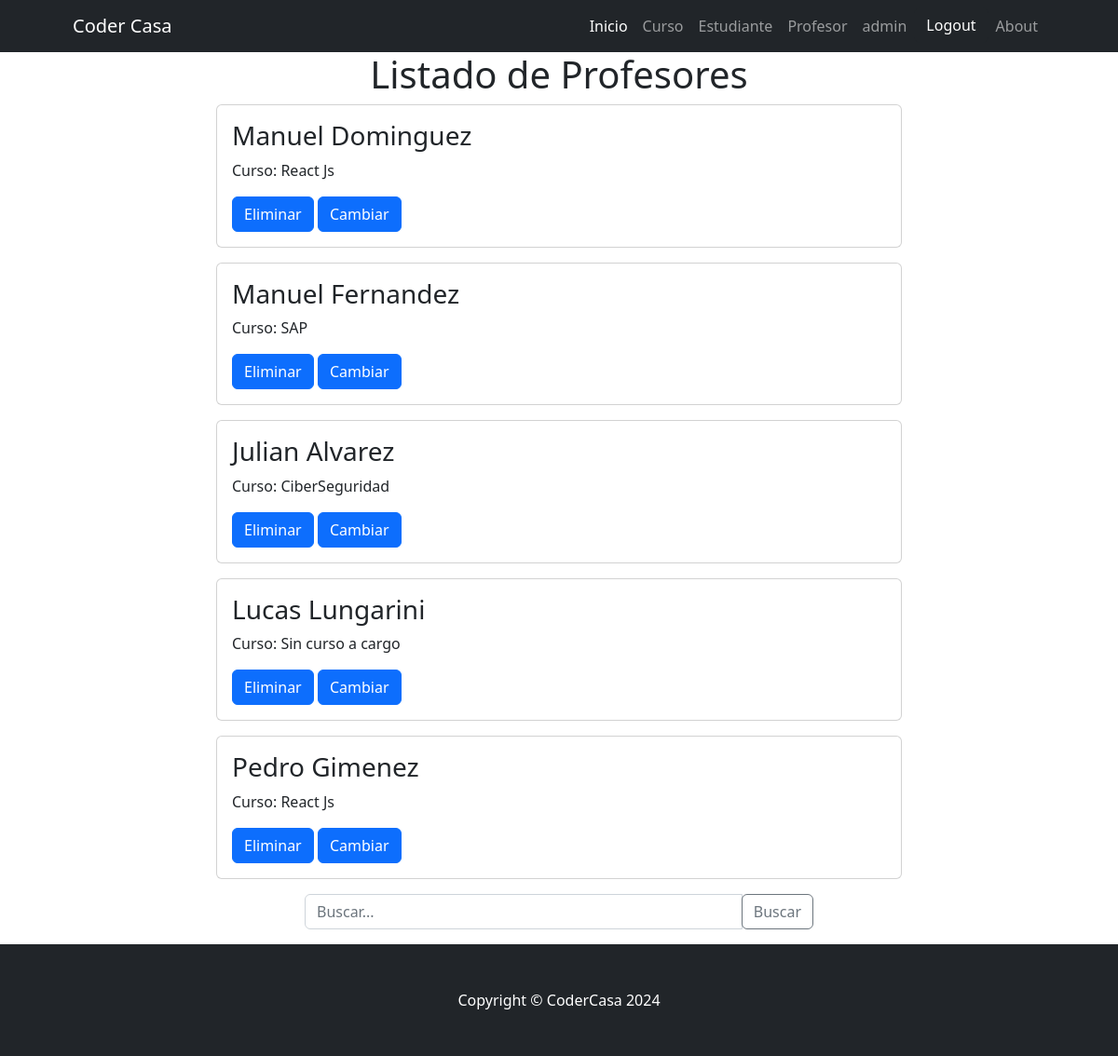
The app's page /Clase/profesor_list (signed in) with its own data.
### Clase/models.py (models this page shows, shortened)
class Profesor(models.Model):
    nombre = models.CharField(max_length=255)
    apellido = models.CharField(max_length=255)
    materia = models.ForeignKey(Curso, on_delete=models.SET_NULL,null=True)
    class Meta:
        verbose_name = "Profesor"
        verbose_name_plural = "Profesores"

class Curso(models.Model):
    nombre = models.CharField(max_length=255, unique=True)
    detalle = models.CharField(max_length=800,null=True, blank=True)
    def __str__(self) -> str:
        return self.nombre
    class Meta:
        verbose_name = "Curso"
        verbose_name_plural = "Cursos"

### Clase/views.py (the view)
# urls.py: path("profesor_list", profesor_list,name="profesor_list" ),
def profesor_list(request):
    busqueda = request.GET.get("busqueda",None)
    if busqueda:
        print(busqueda)
        consulta = Profesor.objects.filter(nombre__icontains=busqueda)
    else:
       consulta = Profesor.objects.all()
    contexto = {"profesores": consulta}
    return render(request,"Clase/profesor_list.html", contexto)

### Clase/templates/Clase/profesor_list.html (shortened to what this page needs)
{% extends 'core/base.html' %}
{% block content %}
<center>
<h1>Listado de Profesores</h1>
</center>
<div class="container">
    <div class="row justify-content-center">
      <div class="col-md-8">
        {% for profe in profesores %}
          <div class="card mb-3">
            <div class="card-body">
              <h3 class="card-title">{{ profe.nombre }} {{ profe.apellido }}</h3>
              {% if profe.materia %}
              <p class="card-text">Curso: {{ profe.materia }}</p>
            {% else %}
              <p class="card-text">Curso: Sin curso a cargo</p>
            {% endif %}
              {% if user.is_staff %}
                <a href="{% url 'Clase:profesor_delete' profe.id %}" class="btn btn-primary">Eliminar</a>
                <a href="{% url 'Clase:profesor_update' profe.id %}" class="btn btn-primary">Cambiar</a>
              {% endif %}
            </div>
          </div>
        {% endfor %}
      </div>
    </div>
    <div class="row justify-content-center">
      <div class="col-md-6">
        <form action="{% url 'Clase:profesor_list' %}" method="get">
          <div class="input-group mb-3">
            <input type="text" class="form-control" name="busqueda" placeholder="Buscar...">
            <div class="input-group-append">
              <button class="btn btn-outline-secondary" type="submit">Buscar</button>
            </div>
          </div>
        </form>
      </div>
    </div>
  </div>
{% endblock content %}

### core/templates/core/base.html (shortened to what this page needs)
{% load static %}
<!DOCTYPE html>
<html lang="es">
    <head>
        <link href="{% static 'core/css/styles.css' %} " rel="stylesheet" />
    </head>
    <body style="display: flex; flex-direction: column; min-height: 100vh;">
        <nav class="navbar navbar-expand-lg navbar-dark bg-dark">
            <div class="container px-5">
                <a class="navbar-brand" href="{% url 'core:index' %}">Coder Casa</a>
                <div class="collapse navbar-collapse" id="navbarSupportedContent">
                    <ul class="navbar-nav ms-auto mb-2 mb-lg-0">
                        <li class="nav-item"><a class="nav-link active" aria-current="page" href="{% url 'core:index' %}">Inicio</a></li>
                        {% if user.is_authenticated %}
                        <li class="nav-item"><a class="nav-link" href="{% url 'Clase:principal_cursos' %}">Curso</a></li>
                        <li class="nav-item"><a class="nav-link" href="{% url 'Clase:index' %}">Estudiante</a></li>
                        <li class="nav-item"><a class="nav-link" href="{% url 'Clase:principal_profesores'%}">Profesor</a></li>
                        <li class="nav-item"><a class="nav-link">{{user.username}}</a></li>
                        <li class="nav-item">
                            <form action="{% url 'core:logout' %}" method="post">
                            <button type="submit" class="btn btn-dark ">Logout</button>
                            </form>
                        </li>
                        <li class="nav-item"><a class="nav-link" href="{% url 'Clase:about' %}">About</a></li>
                        {% else %}
                        <li class="nav-item"><a class="nav-link" href="{% url 'core:login' %}">Login</a></li>
                        <li class="nav-item"><a class="nav-link" href="{% url 'core:register' %}">Registrarse</a></li>
                        {% endif %}
                    </ul>
                </div>
            </div>
        </nav>
        {% block content %}
        {% endblock content %}
        <footer style="margin-top: auto; background-color: #333; color: #fff; text-align: center; padding: 15px;" class="py-5 bg-dark">
            <div class="container px-4 px-lg-5"><p style="margin: 0;" class="m-0 text-center text-white">Copyright &copy; CoderCasa 2024</p></div>
        </footer>
    </body>
</html>

### records on screen
Profesor: nombre "Manuel", apellido "Dominguez", materia "React Js"
Profesor: nombre "Manuel", apellido "Fernandez", materia "SAP"
Profesor: nombre "Julian", apellido "Alvarez", materia "CiberSeguridad"
Profesor: nombre "Lucas", apellido "Lungarini", shows "Curso: Sin curso a cargo"
Profesor: nombre "Pedro", apellido "Gimenez", materia "React Js"

### other values on screen
{{ user.username }} "admin"
